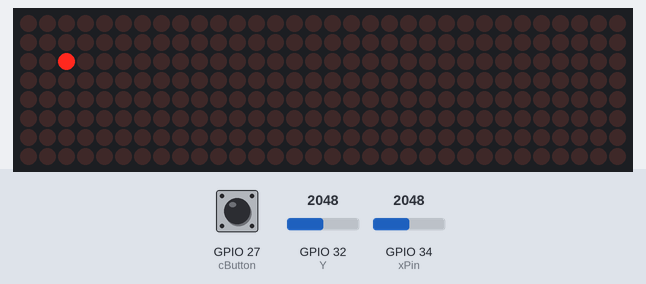
Recording of a program running on a simulated ESP32 board running MicroPython. On the bench: 32×8 LED matrix. The test bench sets the inputs (shaded band); at power-on: GPIO 34 (xPin) = 2048, GPIO 27 (cButton) HIGH, GPIO 32 (Y) = 2048 (analog values on the 0–4095 scale). Which way up the LED matrix modules are mounted is assumed.

Above: at 1.2 s.
1.3 s: GPIO 34 (xPin) set to 2866
2.8 s: GPIO 27 (cButton) pulled LOW for 3.2 s
At 2.92 s:
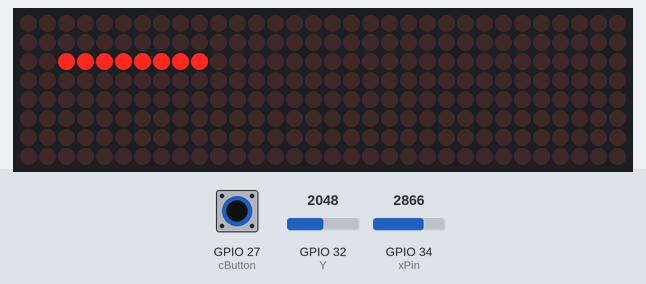
At 3.8 s:
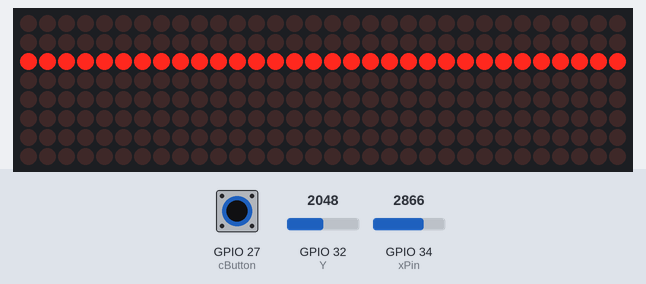
Timing chart, 0 to 5.8 s (numbered marks = the images above; inputs shaded):
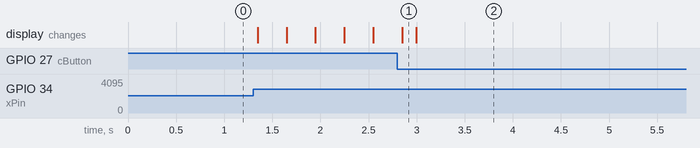

The program:

joystick.py
```python
from machine import ADC, Pin, SPI
import utime, math

import max7219 # https://github.com/mcauser/micropython-max7219

# ESP32 max7219 8x8 LED Matrix
# 5V    VCC
# GND   GND
# D2    DIN
# D5    CS
# D4    CLK

# -- set up 8 pix matrices of 8x8 LED (monochrome)
spi = SPI(1, baudrate=10000000, polarity=1, phase=0, sck=Pin(4), mosi=Pin(2))
ss = Pin(5, Pin.OUT)
display = max7219.Matrix8x8(spi, ss, 4)
display.fill(0)
display.show()

# -- power the joystick with +3.3V
xPin, yPin, cPin = 34, 32, 27

# -- ADC: see https://docs.micropython.org/en/latest/esp32/quickref.html#adc-analog-to-digital-conversion

width = 10
_width = {9:ADC.WIDTH_9BIT, 10:ADC.WIDTH_10BIT,
          11:ADC.WIDTH_11BIT, 12:ADC.WIDTH_12BIT,}

X = ADC(Pin(xPin, Pin.IN))
X.atten(ADC.ATTN_11DB) # set 11dB input attentuation (voltage range roughly 0.0v - 3.6v)
X.width(_width[width])

Y = ADC(Pin(yPin, Pin.IN))
Y.atten(ADC.ATTN_11DB) # set 11dB input attentuation (voltage range roughly 0.0v - 3.6v)
Y.width(_width[width])

cButton = Pin(cPin, Pin.IN, Pin.PULL_UP)

# -- initialize, assuming central position at startup
x0, y0 = X.read(), Y.read()

def getXY():
    """
    return x and y, between ~ -1 and +1 (+- ~5%)
    """
    global X, Y, x0, x0, width
    return (X.read()-x0)/2**(width-1), (Y.read()-x0)/2**(width-1)

x, y = 2.0, 2.0
i = 0
while True:
    dx, dy = getXY()
    # -- round to closest 0.1
    dx, dy = int(10*dx)/10, int(10*dy)/10
    #print('x=%5.2f y=%5.2f'%(x, y) )
    if dx>0:
        x += math.sqrt(abs(dx))/5
    else:
        x -= math.sqrt(abs(dx))/5
    if dy>0:
        y += math.sqrt(abs(dy))/5
    else:
        y -= math.sqrt(abs(dy))/5

    x, y = x%32, y%8

    if cButton.value():
        display.fill(0)
    display.pixel(int(x), int(y), 1)
    i+=1
    display.show()
    #utime.sleep(0.1)
```
